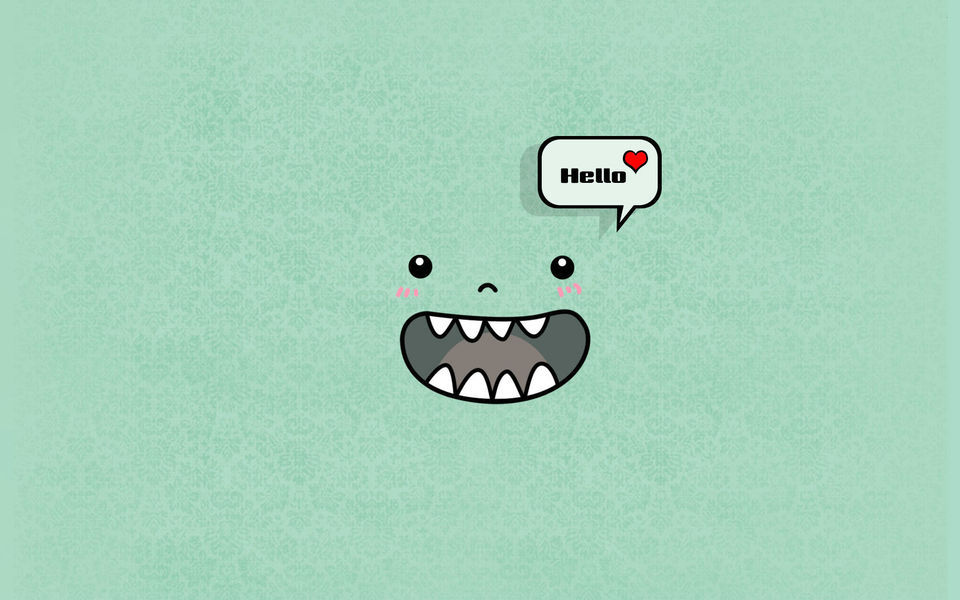
#> input picture opencv3.0_demo/test/pic/imgROI/face.jpg, 960 x 600 px
$ python roi.py   (Python 2 division)
#> lines starting #> are read from the running program, lines starting #| are printed output that depends on the picture; after the words box and inside, x2 and y2 are one past the last pixel; in counts of white or black regions, pixels touching at a corner belong together
# coding:utf-8
import cv2
import numpy as np
img = cv2.imread('pic/imgROI/face.jpg')
#> img is the input picture: shape (600, 960, 3); mean B, G, R 187.5, 210.3, 164.6
print img.shape
#| (600, 960, 3)
print img.size
#| 1728000
print img.dtype
#| uint8
myRoi = img[0:100, 0:100]
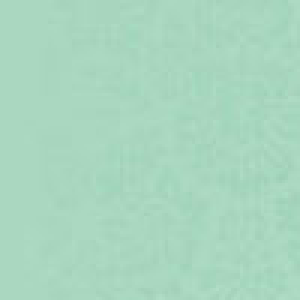
#> myRoi: shape (100, 100, 3) (shown 3 times larger); mean B, G, R 191, 214.3, 168.7
img[300:400, 300:400] = myRoi
#> img: shape (600, 960, 3); 1.72% of pixels changed, all inside (x1, y1, x2, y2) = (300, 300, 400, 400)

imgcopy = img.copy()
imgcopy = cv2.cvtColor(imgcopy, cv2.COLOR_BGR2GRAY)
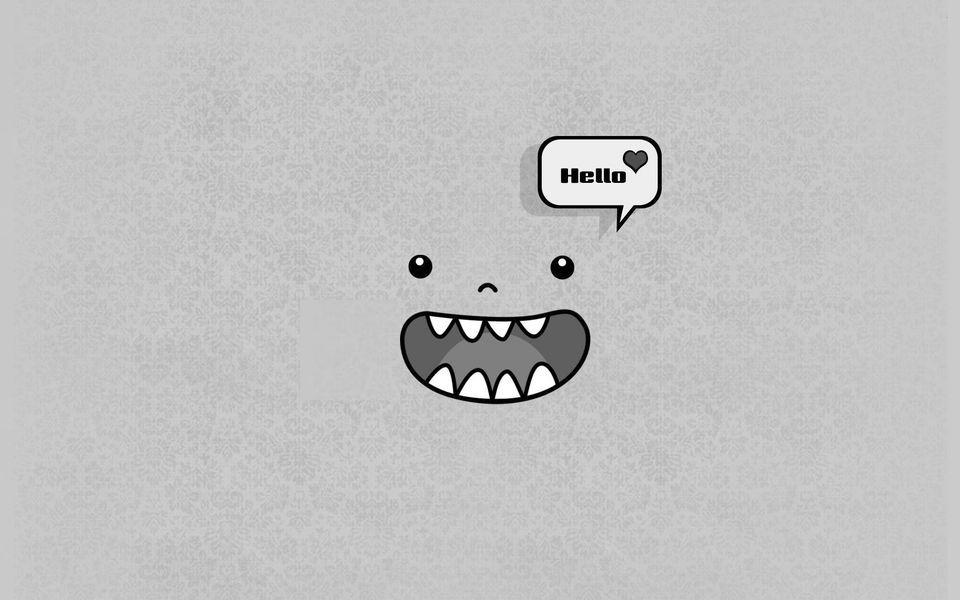
#> imgcopy: shape (600, 960); min 0, max 255, mean 194.1
print imgcopy.shape
#| (600, 960)

wname = u'补丁'
cv2.imshow(wname.encode('gb18030'), img)
cv2.waitKey()
cv2.destroyAllWindows()
